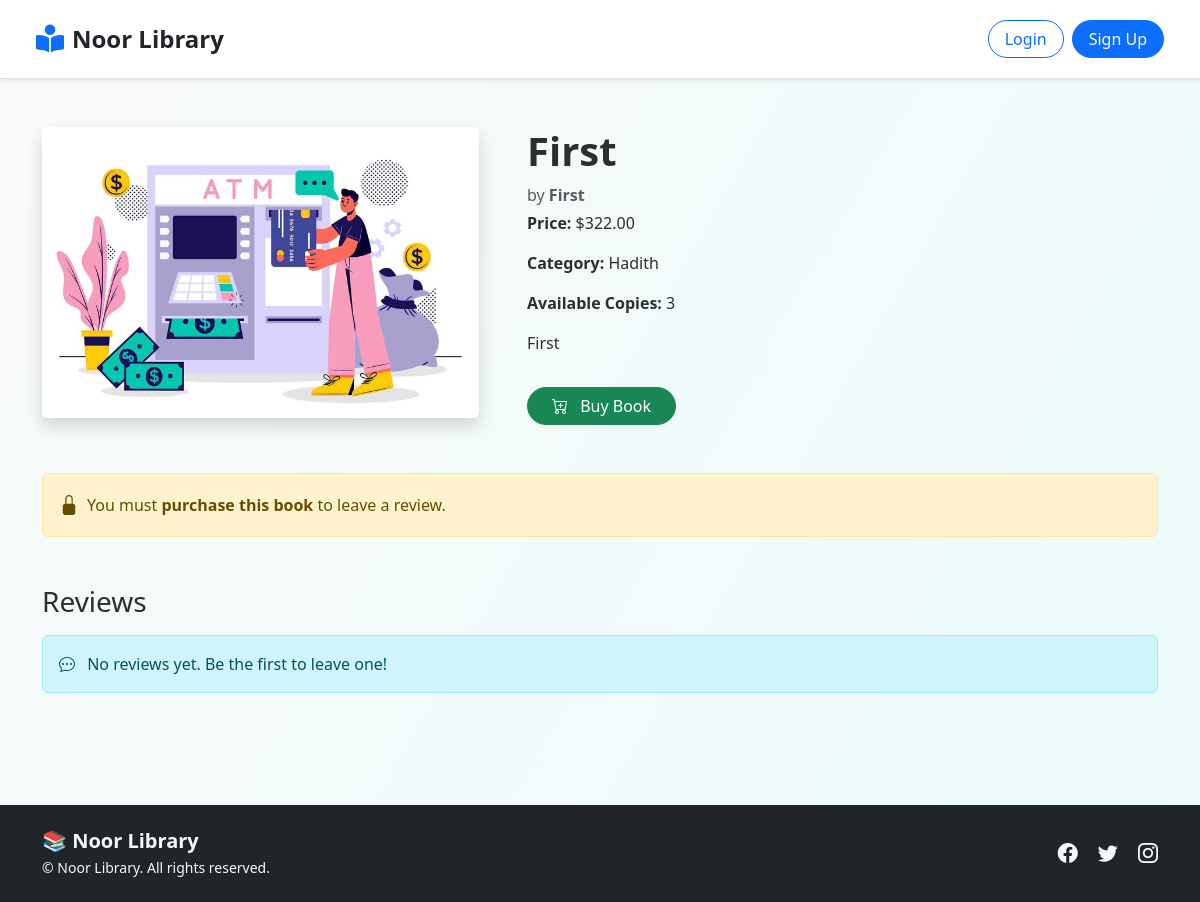
Before: /book-details/3/ with the older database file.
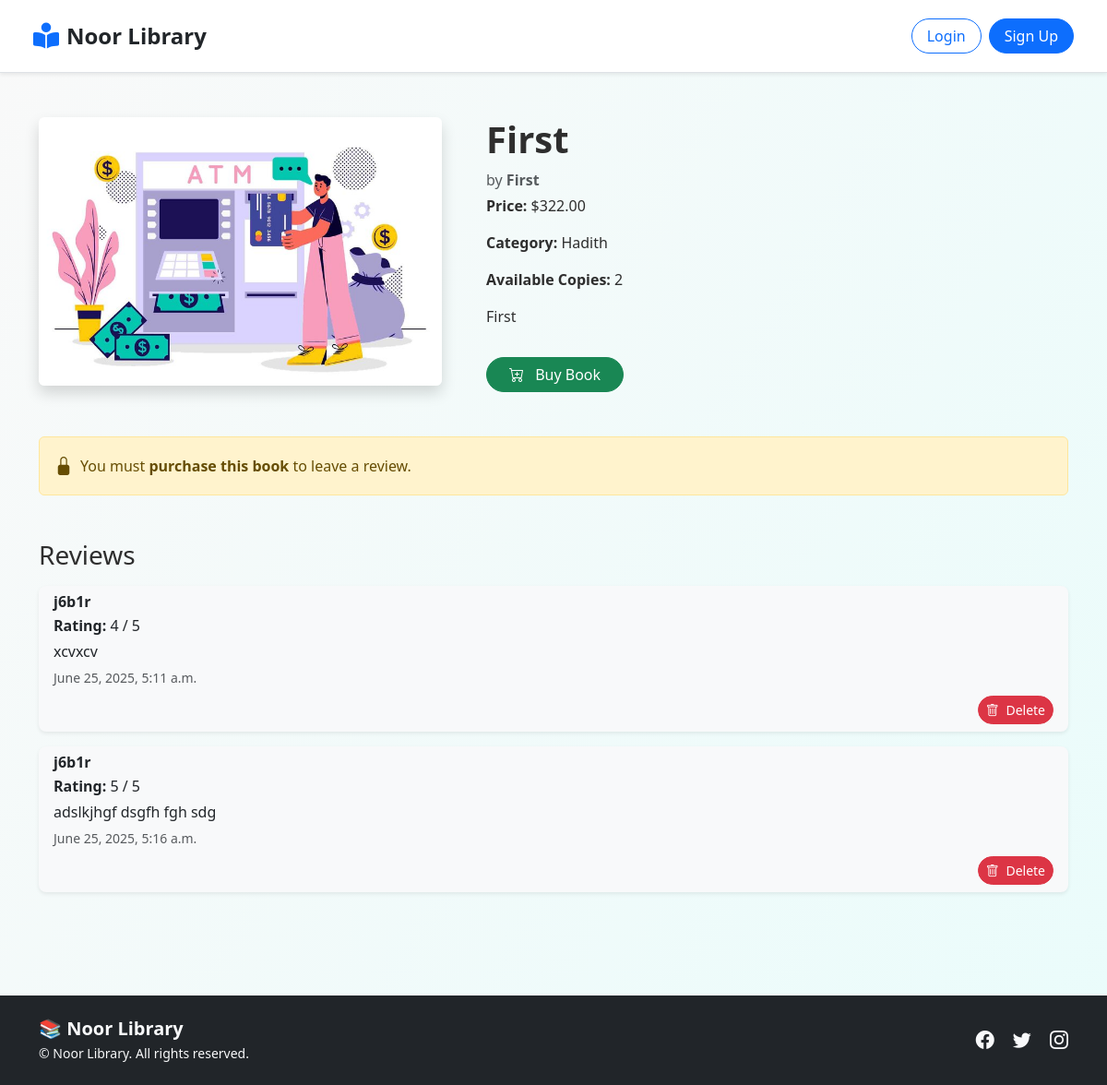
After: the same page with the newer database file.
### Book/models.py (models this page shows, shortened)
class Book(models.Model):
    title = models.CharField(max_length=200)
    author = models.CharField(max_length=100)
    pages = models.PositiveIntegerField()
    cover_image = models.ImageField(upload_to="covers/", blank=True, null=True)
    description = models.TextField(blank=True, null=True)
    price = models.DecimalField(max_digits=5, decimal_places=2)
    category = models.ForeignKey(
        Category, on_delete=models.CASCADE, related_name="books"
    )
    available_copies = models.PositiveIntegerField(default=0, blank=True, null=True)

class Category(models.Model):
    name = models.CharField(max_length=100, unique=True)
    slug = models.SlugField(max_length=100, unique=True)

class ReviewBook(models.Model):
    book = models.ForeignKey(Book, on_delete=models.CASCADE, related_name="reviews")
    user = models.ForeignKey(User, on_delete=models.CASCADE, related_name="user_reviews")
    rating = models.PositiveIntegerField()
    comment = models.TextField(blank=True, null=True)
    created_at = models.DateTimeField(auto_now_add=True)

### Book/views.py (the view, shortened to what this page needs)
# urls.py: path("book-details/<int:id>/", BookDetailView.as_view(), name="book_detail"),
class BookDetailView(DetailView):
    model = Book
    template_name = "book/book_detail.html"
    pk_url_kwarg = "id"
    def get_context_data(self, **kwargs):
        context = super().get_context_data(**kwargs)
        book = self.get_object()
        user = self.request.user
        context["reviews"] = self.object.reviews.all()
        context["form"] = ReviewBookForm()
        if user.is_authenticated:
            has_purchased = Purchase.objects.filter(user=user, book=book).exists()
            has_reviewed = ReviewBook.objects.filter(user=user, book=book).exists()
            context["can_review"] = has_purchased and not has_reviewed
            context["has_reviewed"] = has_reviewed
            if has_purchased:
                context["purchased"] = True
            else:
                context["purchased"] = False
        else:
            context["can_review"] = False
            context["has_reviewed"] = False
        return context

### Book/templates/book/book_detail.html (shortened to what this page needs)
{% extends "base.html" %}
{% load crispy_forms_tags %}
{% load static %}
{% block content %}
<div class="container py-5">
  {% if book %}
  <div class="row g-5 align-items-start">
    {% if book.cover_image %}
    <div class="col-md-5">
      <img src="{{ book.cover_image.url }}" alt="{{ book.title }}"
           class="img-fluid rounded shadow" style="object-fit: cover; max-height: 500px;" />
    </div>
    {% endif %}
    <div class="col-md-7">
      <h1 class="fw-bold">{{ book.title }}</h1>
      <p class="text-muted mb-1">by <strong>{{ book.author }}</strong></p>
      <p><strong>Price:</strong> ${{ book.price }}</p>
      <p><strong>Category:</strong> {{ book.category.name }}</p>
      <p><strong>Available Copies:</strong> {{ book.available_copies }}</p>
      <p class="mt-3">{{ book.description }}</p>
      {% if purchased %}
      <button class="btn btn-outline-success mt-3 rounded-pill px-4" disabled>
        <i class="bi bi-check-circle-fill me-2"></i> Purchased
      </button>
      {% else %}
      <form method="post" action="{% url 'buy_book' book.id %}" autocomplete="off">
        <button type="submit" class="btn btn-success mt-3 rounded-pill px-4">
          <i class="bi bi-cart-plus me-2"></i> Buy Book
        </button>
      </form>
      {% endif %}
    </div>
  </div>
  {% if can_review %}
  <div class="mt-5">
    <h3 class="mb-3">Leave a Review</h3>
    <form method="post" autocomplete="off">
      {% csrf_token %}
      <div class="card p-4 bg-light shadow-sm border-0 rounded-4">
        {{ form|crispy }}
        <div class="text-end">
          <button type="submit" class="btn btn-primary rounded-pill px-4 mt-2">
            <i class="bi bi-send me-1"></i> Submit Review
          </button>
        </div>
      </div>
    </form>
  </div>
  {% elif not has_reviewed %}
  <div class="alert alert-warning mt-5 d-flex align-items-center">
    <i class="bi bi-lock-fill me-2 fs-5"></i>
    <div>You must <strong>purchase this book</strong> to leave a review.</div>
  </div>
  {% endif %}
  <div class="mt-5">
    <h3 class="mb-3">Reviews</h3>
    {% if reviews %}
    <div class="list-group">
      {% for review in reviews %}
      <div class="list-group-item bg-light border-0 shadow-sm rounded-3 mb-3">
        <h6 class="fw-semibold mb-1">{{ review.user.username }}</h6>
        <p class="mb-1"><strong>Rating:</strong> {{ review.rating }} / 5</p>
        <p class="mb-1">{{ review.comment }}</p>
        <small class="text-muted">{{ review.created_at|date:"F j, Y, g:i a" }}</small>
        <div class="text-end mt-2">
          <a href="{% url 'delete_review' review.id %}" class="btn btn-danger btn-sm rounded-pill">
            <i class="bi bi-trash me-1"></i> Delete
          </a>
        </div>
      </div>
      {% endfor %}
    </div>
    {% else %}
    <div class="alert alert-info">
      <i class="bi bi-chat-dots me-2"></i> No reviews yet. Be the first to leave one!
    </div>
    {% endif %}
  </div>
  {% endif %}
</div>
{% endblock %}

Changed rows visible on the page:
changed Book "First": available_copies "3" → "2"
added ReviewBook: user.username "j6b1r", rating "4", comment "xcvxcv", created_at "June 25, 2025, 5:11 a.m."
added ReviewBook: user.username "j6b1r", rating "5", comment "adslkjhgf dsgfh fgh sdg", created_at "June 25, 2025, 5:16 a.m."
Other visible differences:
text no longer shown: "No reviews yet. Be the first to leave one!"
